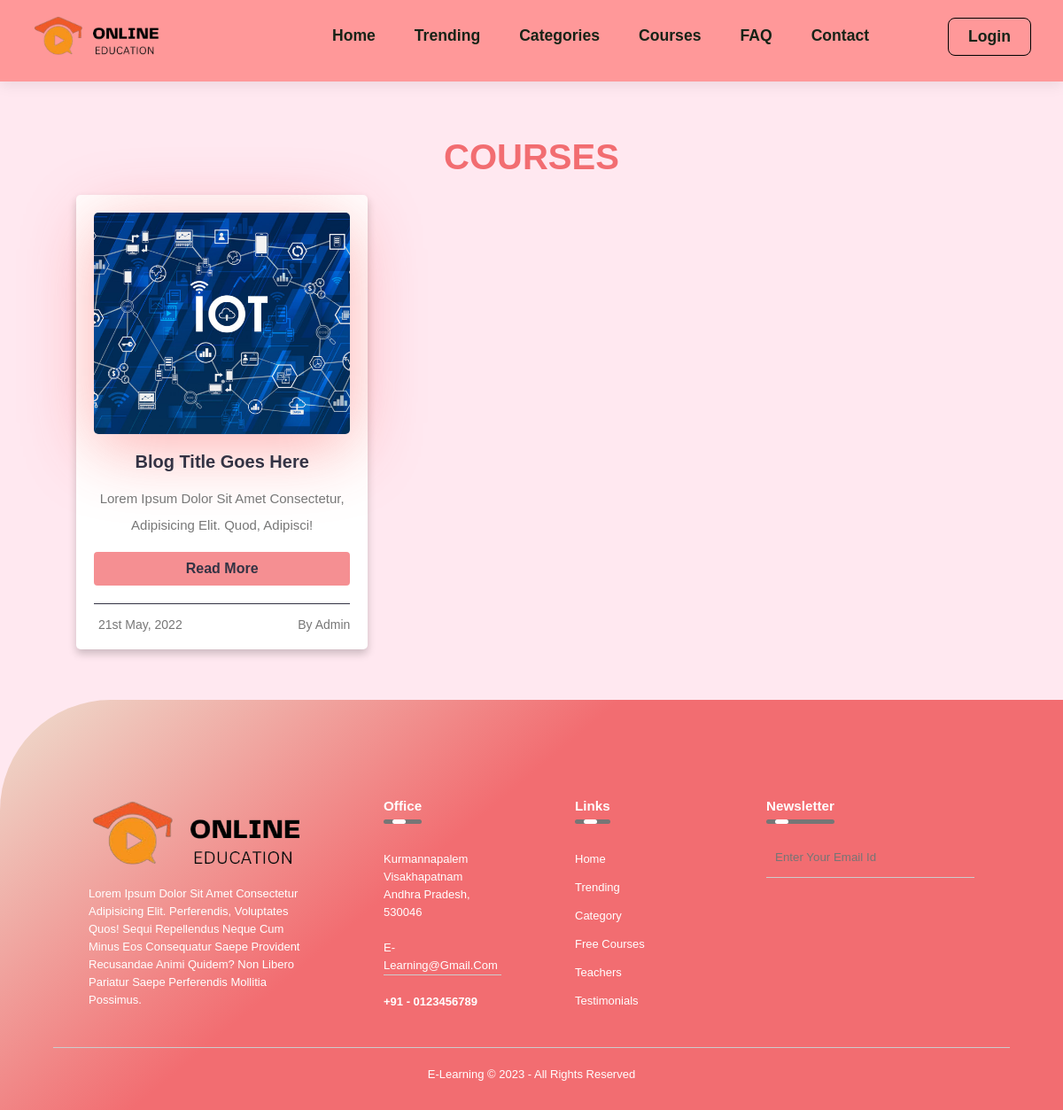
/courses.php, run on an earlier commit of the app's database.
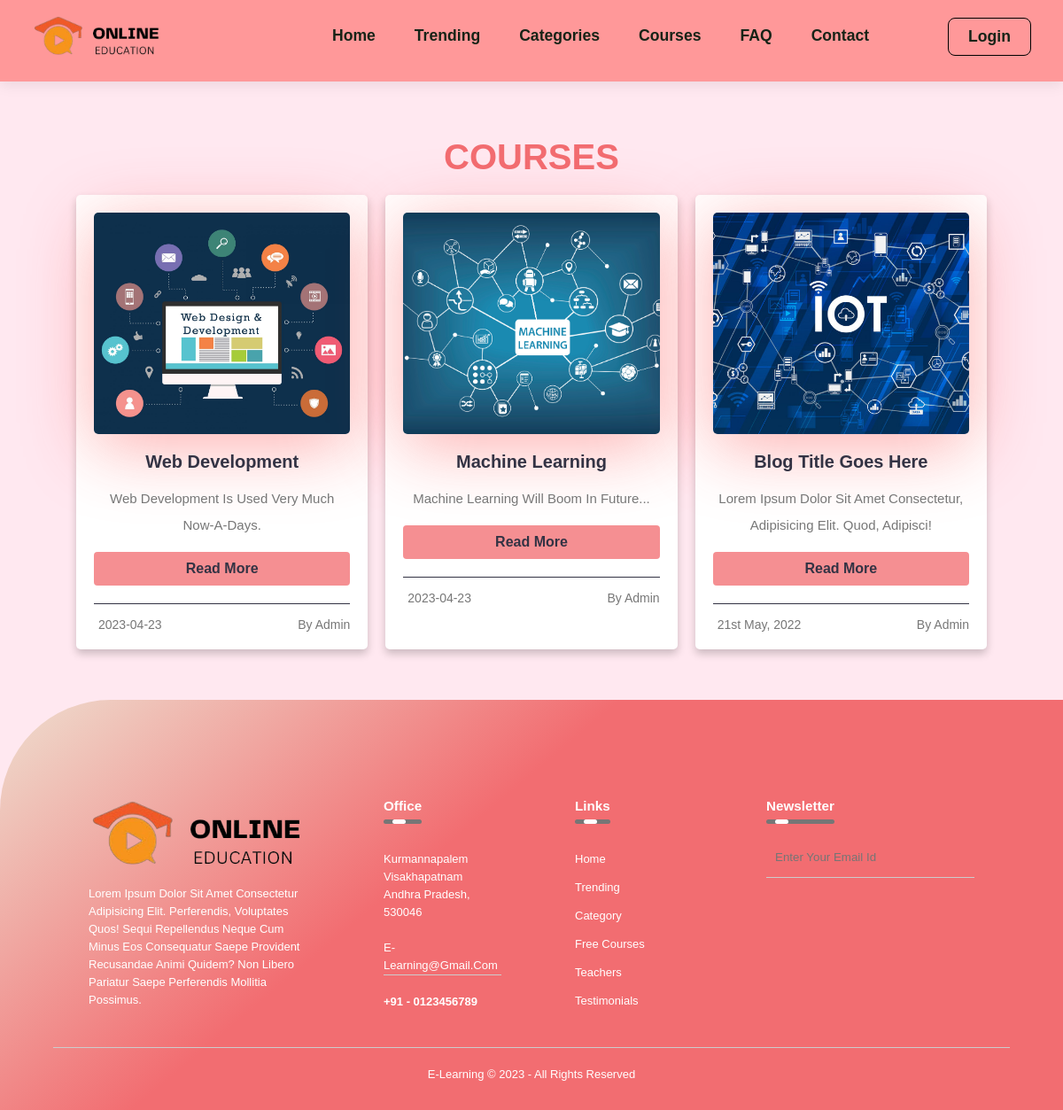
And on a later commit of the database.
### tables this page shows
CREATE TABLE `courses` (
  `id` int(11) NOT NULL,
  `title` text DEFAULT NULL,
  `category` text DEFAULT NULL,
  `description` text DEFAULT NULL,
  `video` longblob DEFAULT NULL,
  `image` longblob DEFAULT NULL,
  `price` text DEFAULT NULL,
  `type` text DEFAULT NULL,
  `courseid` text DEFAULT NULL,
  `createdat` date DEFAULT current_timestamp()
);

### courses.php (the view, shortened to what this page needs)
<?php
	require('./config.php');
?>
<!DOCTYPE html>
<html lang="en">
<head>
  <link href='https://unpkg.com/boxicons@2.1.4/css/boxicons.min.css' rel='stylesheet'>
  <link rel="stylesheet" href="./css/style.css">
  <link rel="stylesheet" href="./css/courses.css">
</head>
<body>
  <header class="sticky">
    <a href="#" class="logo">
      <img src="./images/logo.png" alt="">
    </a>
    <ul class="navbar">
      <li><a href="./index.php#home">Home</a></li>
      <li><a href="./index.php#trending">Trending</a></li>
      <li><a href="./index.php#categories">Categories</a></li>
      <li><a href="#">Courses</a></li>
      <li><a href="./index.php#faq">FAQ</a></li>
      <li><a href="./index.php#contact">Contact</a></li>
    </ul>
    <div class="header-icons">
      <?php if(isset($_SESSION['role']) && $_SESSION['role'] == "user"): ?>
      <a href="./profile.php"><i class='bx bxs-user'></i></a>
      <a href="#"><i class='bx bx-heart'></i></a>
      <a href="#"><i class='bx bx-cart'></i></a>
      <a href="./logout.php" class="logout">Logout</a>
      <?php elseif(isset($_SESSION['role']) && $_SESSION['role'] == "admin"): ?>
      <a href="./adminpanel/admin.php" class="login">Admin</a>
      <?php else: ?>
      <a href="./login.php" class="login">Login</a>
      <?php endif; ?>
    </div>
  </header>
  <div class="post-filter container">
  </div>
  <section class="free_course" id="courses">
    <div class="container">
      <h1 class="heading">COURSES</h1>
      <div class="box-container">
        <?php
          $courses = mysqli_query($conn, "SELECT * FROM `courses`");
          if(!$courses){
            die("Invalid Query...".mysqli_connect_error());
          }
          else{
              while($row = mysqli_fetch_assoc($courses)){
                echo "
                  <div class='box'>
                    <div class='image'>
                      <img src='./adminpanel/database/courses/$row[image]' alt=''>
                    </div>
                    <div class='content'>
                      <h3>$row[title]</h3>
                      <p>$row[description]</p>
                      <a href='./singlecourse.php?id=$row[id]' class='btn'>read more</a>
                      <div class='icons'>
                        <span> <i class='fas fa-calendar'></i> $row[createdat] </span>
                        <span> <i class='fas fa-user'></i> By Admin </span>
                      </div>
                    </div>
                  </div>
                ";
              }
          }
        ?>
        <div class="box">
          <div class="image">
            <img src="images/2.jpg" alt="">
          </div>
          <div class="content">
            <h3>blog title goes here</h3>
            <p>Lorem ipsum dolor sit amet consectetur, adipisicing elit. Quod, adipisci!</p>
            <a href="./singlecourse.php" class="btn">read more</a>
            <div class="icons">
              <span> <i class="fas fa-calendar"></i> 21st may, 2022 </span>
              <span> <i class="fas fa-user"></i> by admin </span>
            </div>
          </div>
        </div>
      </div>
    </div>
  </section>
  <footer>
    <div class="row">
      <div class="col">
        <img src="./images/logo.png" alt="" class="logo">
        <p>Lorem ipsum dolor sit amet consectetur adipisicing elit. Perferendis, voluptates quos! Sequi repellendus
          neque cum minus eos consequatur saepe provident recusandae animi quidem? Non libero pariatur saepe perferendis
          mollitia possimus.</p>
      </div>
      <div class="col">
        <h3>office <div class="underline"><span></span></div>
        </h3>
        <p>Kurmannapalem</p>
        <p>Visakhapatnam</p>
        <p>Andhra Pradesh, 530046</p>
        <p class="email-id">e-learning@gmail.com</p>
        <h4>+91 - 0123456789</h4>
      </div>
      <div class="col">
        <h3>Links <div class="underline"><span></span></div>
        </h3>
        <ul>
          <li><a href="">Home</a></li>
          <li><a href="">Trending</a></li>
          <li><a href="">Category</a></li>
          <li><a href="">Free courses</a></li>
          <li><a href="">Teachers</a></li>
          <li><a href="">Testimonials</a></li>
        </ul>
      </div>
      <div class="col">
        <h3>Newsletter <div class="underline"><span></span></div>
        </h3>
        <form class="footer-form">
          <input type="email" placeholder="Enter your email id" required>
        </form>
        <div class="social-icons">
        </div>
      </div>
    </div>
    <hr>
    <p class="copyright">E-learning © 2023 - All Rights Reserved</p>
  </footer>
</body>
</html>

### css/courses.css (style rules this page uses)
* { margin:0; padding: 0; scroll-behavior: smooth; scroll-padding-top: 2rem; box-sizing: border-box; }
:root { --container-color:#1a1e21; --second-color: #530e2b; --text-color:#172317; --bg-color:#fff; }
a { text-decoration: none; }
li { list-style: none; }
img { width: 100%; }
section { padding:3rem 0 2rem; }
.container { max-width: 1068px; margin:auto; width: 100%; }
.btn { display: inline-block; padding: 16px 30px; font-size: 1.1rem; font-weight: 700; background: linear-gradient(147deg, #f6237b 10%, #f057c0 64%); color: #fff; border-radius: 30px; transition: all .40s ease; }
.post-filter { display: flex; justify-content: center; align-items: center; column-gap: 1.5rem; margin-top: 2rem !important; }

What changed in the data, as far as the page shows it:
added courses: image (picture), title "Web Development", description "Web Development Is Used Very Much Now-A-Days.", createdat "2023-04-23"
added courses: image (picture), title "Machine Learning", description "Machine Learning Will Boom In Future...", createdat "2023-04-23"
